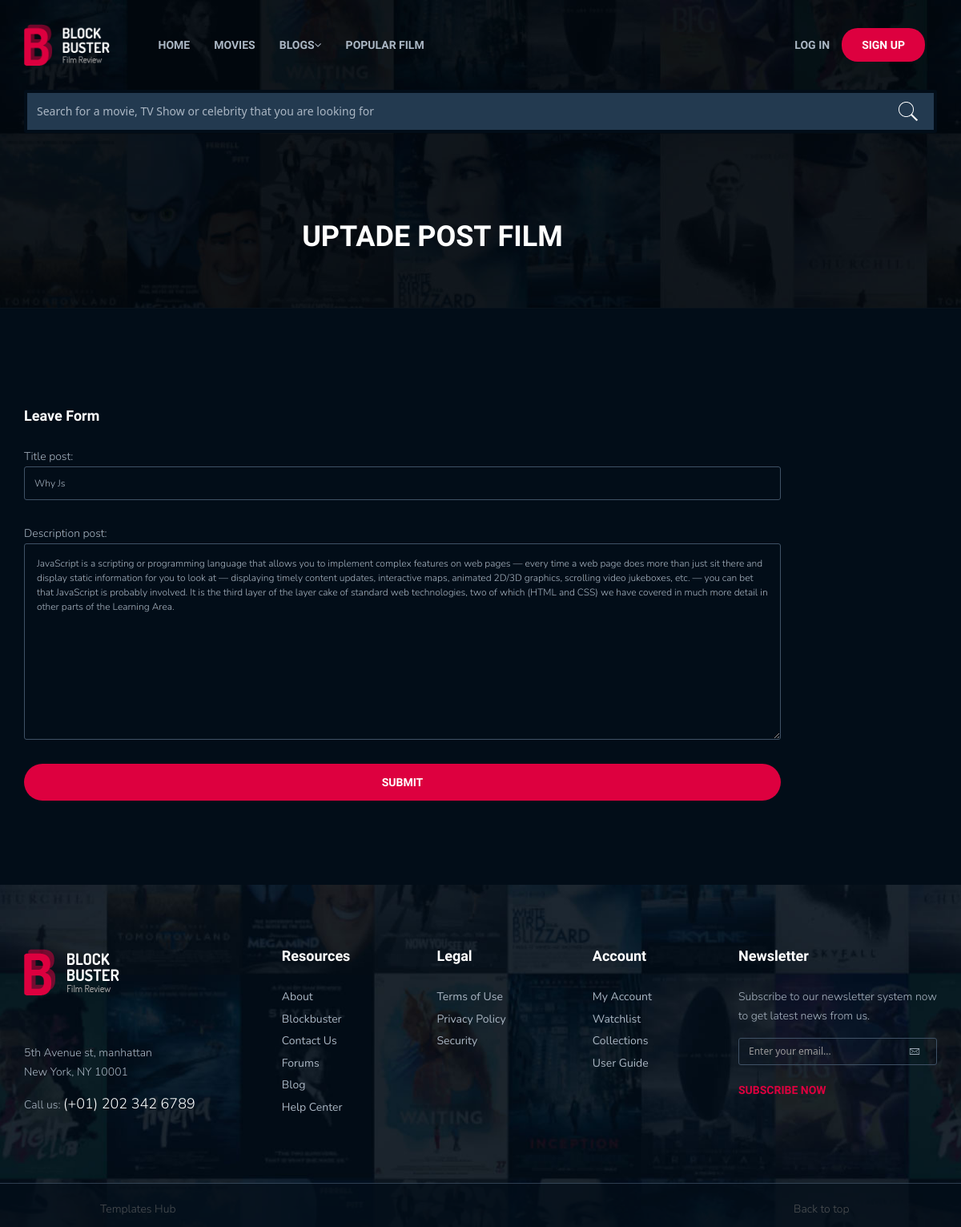
Screenshot of /blog/update-post-film/66/ with the database file from the repository.
### postblog/models.py (models this page shows, shortened)
class PostFilm(models.Model):
    author_post = models.ForeignKey(Profile,on_delete=models.CASCADE,related_name='authorpost')
    title_post = models.CharField(max_length=50)
    description_post = models.TextField()
    slug_post = models.SlugField(db_index=True,blank=True)
    category_post = models.ForeignKey(Category,on_delete=models.CASCADE,related_name='categorypost',blank=True,null=True)
    tag_post = models.ManyToManyField(Tag,related_name='tagmovie',blank=True)
    update_data_post = models.DateTimeField(auto_now=True)
    created_date_post = models.DateTimeField(auto_now_add=True)

### postblog/views.py (the view)
# urls.py: path('update-post-film/<int:id>/',postFilmUpdateView,name='postFilmUpdateView'),
def postFilmUpdateView(request,id):
    post_film = PostFilm.objects.get(id=id)
    form = UpdatePostFilm(request.POST or None,request.FILES or None,instance=post_film)
    if request.method == 'POST':
        if form.is_valid():
            postfilm = form.save(commit=False)
            postfilm.author_post.user = request.user
            postfilm.save()
            return redirect('postblog:postListView')
    return render(request,'postblog/update_post_film.html',{'form':form})

### postblog/forms.py (shortened to what this page needs)
class UpdatePostFilm(forms.ModelForm):
    class Meta:
        model = PostFilm
        fields = ['title_post','description_post']

### postblog/context_processors.py (called while the page is built)
def blogFilm(request):
    category = Category.objects.all()
    blogfilms = PostFilm.objects.all()
    popularBlogFilms = PostFilm.objects.order_by('-created_date_post')[:3]
    popularTagFilms = Tag.objects.all().order_by()[:10]
    tagFilms = None
    if(len(popularTagFilms) <= 7):
        tagFilms = popularTagFilms
    else:
        tagFilms = popularTagFilms
    return{
        'category': category,
        'popularBlogFilms':popularBlogFilms,
        'tagFilms':tagFilms
    }

### profiles/context_processors.py (called while the page is built, shortened)
def profilePicViewContext(request):
    if request.user.is_authenticated:
        profile_obj = Profile.objects.get(user=request.user)
        pic_user_navbar = profile_obj.avatar
        return {'pic_user_navbar':pic_user_navbar}
    return{}

@csrf_exempt
def loginView(request):
    return{'error':'error login'}

### postblog/templates/postblog/update_post_film.html (shortened to what this page needs)
{% extends "base.html" %}
{% load static %}
{% block content %}
<div class="hero user-hero">
    <div class="container">
        <div class="row">
            <div class="col-md-12">
                <div class="hero-ct" style="text-align: center;">
                    <h1 style="color:#fff;white-space: nowrap;text-align: center;">Uptade Post Film</h1>
                </div>
            </div>
        </div>
    </div>
</div>
<div class="page-single">
    <div class="container">
        <div class="row">
            <div class="col-md-10 col-sm-12 col-xs-12">
                <div class="blog-detail-ct">
                    <div class="comment-form">
                        <h4>Leave Form</h4>
                        <form id="contact-form" method="POST">
                            {{form.as_p}}
                            <input class="submit" id="contactButtonSend" style="width: 100%;" type="submit" placeholder="submit">
                        </form>
                    </div>
                </div>
            </div>
        </div>
    </div>
</div>
{% endblock content %}

### rows the page displays
PostFilm: title_post "Why Js", description_post "JavaScript is a scripting or programming language that allows you to implement complex features on web pages — every time a web page does more than just sit there and display static information for you to look at — displaying timely content updates, interactive maps, animated 2D/3D graphics, scrolling video jukeboxes, etc. — you can bet that JavaScript is probably involved. It is the third layer of the layer cake of standard web technologies, two of which (HTML and CSS) we have covered in much more detail in other parts of the Learning Area."
